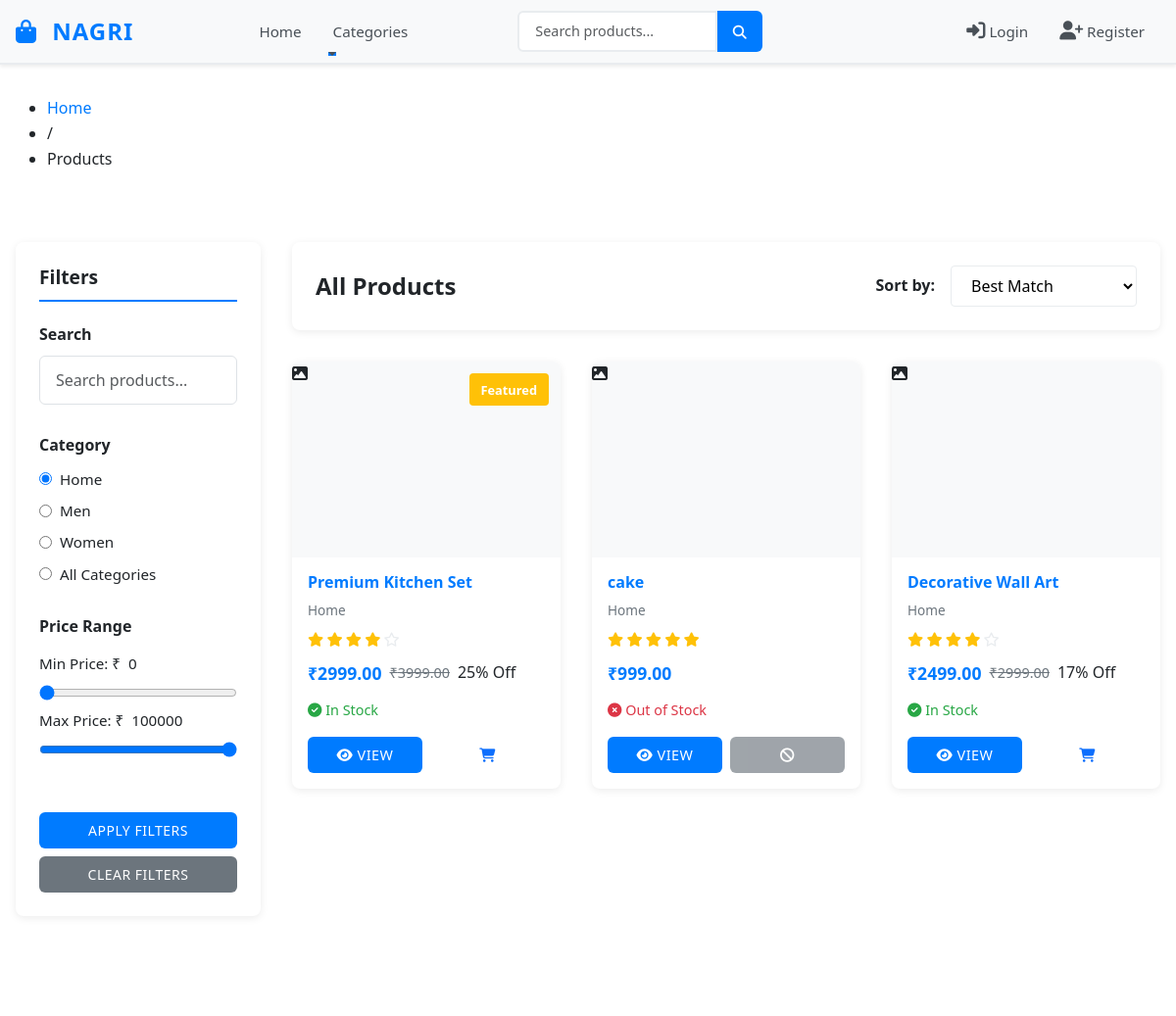
/products/?category=3 (upper part), run on an earlier commit of the app's database.
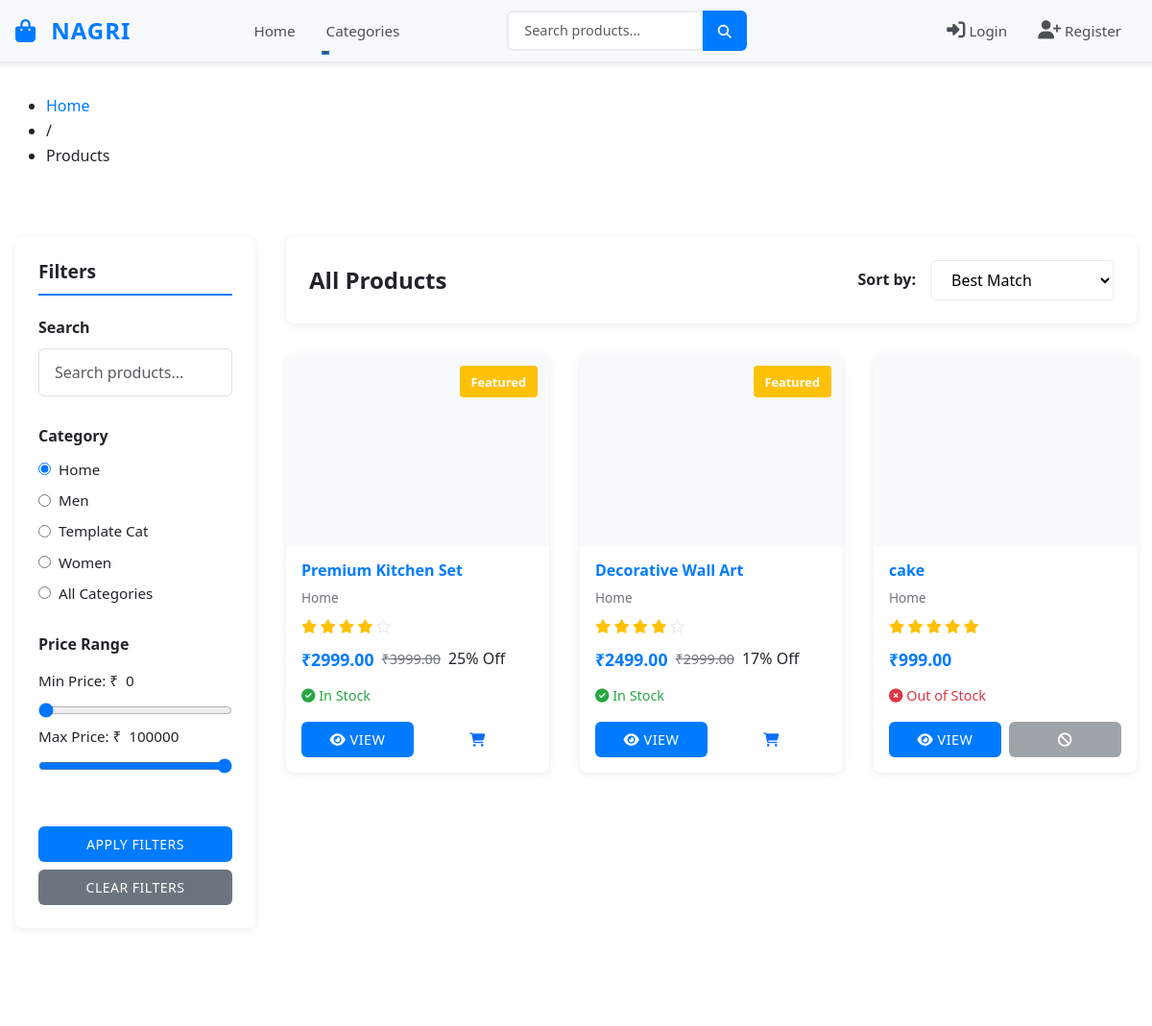
And on a later commit of the database.
### products/models.py (models this page shows, shortened)
class Product(models.Model):
    name = models.CharField(max_length=200, db_index=True)
    slug = models.SlugField(unique=True, db_index=True)
    category = models.ForeignKey(Category, on_delete=models.CASCADE, related_name="products", db_index=True)
    subcategory = models.ForeignKey(SubCategory, on_delete=models.SET_NULL, related_name="products", null=True, blank=True, db_index=True)
    short_description = models.TextField(blank=True, null=True)
    description = models.TextField(blank=True, null=True)
    brand = models.CharField(max_length=100, blank=True, null=True, db_index=True)
    tags = models.CharField(max_length=255, blank=True, null=True)
    price = models.DecimalField(max_digits=10, decimal_places=2, db_index=True)
    compare_price = models.DecimalField(max_digits=10, decimal_places=2, default=0.00)
    rating = models.DecimalField(max_digits=3, decimal_places=2, default=0.00, db_index=True)
    image = models.ImageField(upload_to="products/", blank=True, null=True)
    is_featured = models.BooleanField(default=False, db_index=True)
    is_bestseller = models.BooleanField(default=False, db_index=True)
    is_active = models.BooleanField(default=True, db_index=True)
    created_at = models.DateTimeField(auto_now_add=True, db_index=True)
    updated_at = models.DateTimeField(auto_now=True)
    class Meta:
        indexes = [
            models.Index(fields=["is_active", "is_featured", "is_bestseller", "created_at"]),
            models.Index(fields=["category", "is_active", "created_at"]),
            models.Index(fields=["price", "is_active"]),
        ]

class Category(models.Model):
    name = models.CharField(max_length=100)
    slug = models.SlugField(unique=True)
    description = models.TextField(blank=True, null=True)
    created_at = models.DateTimeField(auto_now_add=True)
    updated_at = models.DateTimeField(auto_now=True)

class ProductImage(models.Model):
    product = models.ForeignKey(Product, on_delete=models.CASCADE, related_name="images")
    image = models.ImageField(upload_to="products/", blank=True, null=True)
    alt_text = models.CharField(max_length=255, blank=True, null=True)
    display_order = models.PositiveIntegerField(default=0)
    created_at = models.DateTimeField(auto_now_add=True)
    class Meta:
        ordering = ["display_order", "-created_at"]

### products/views.py (the view, shortened to what this page needs)
# urls.py: path("", product_list_view, name="product_list"),
def product_list_view(request):
    queryset = (
        Product.objects.select_related("category", "subcategory", "inventory")
        .prefetch_related('images')
        .filter(is_active=True)
        .order_by("-is_featured", "-is_bestseller", "-rating", "-created_at", "id")
    )
    search = request.GET.get("search", "").strip()
    category = request.GET.get("category", "").strip()
    subcategory = request.GET.get("subcategory", "").strip()
    min_price = request.GET.get("min_price", "").strip()
    max_price = request.GET.get("max_price", "").strip()
    if category:
        queryset = queryset.filter(Q(category_id=category) | Q(category__slug=category))
    if subcategory:
        queryset = queryset.filter(Q(subcategory_id=subcategory) | Q(subcategory__slug=subcategory))
    if min_price:
        try:
            queryset = queryset.filter(price__gte=min_price)
        except ValueError:
            pass
    if max_price:
        try:
            queryset = queryset.filter(price__lte=max_price)
        except ValueError:
            pass
    paginator = Paginator(queryset, 12)
    page_number = request.GET.get("page")
    page_obj = paginator.get_page(page_number)
    context = {
        "products": page_obj.object_list,
        "page_obj": page_obj,
        "search": search,
        "category": category,
        "category_filter": category,
        "subcategory": subcategory,
        "min_price": min_price,
        "max_price": max_price,
        "categories": _get_cached_categories(),
    }
    return render(request, "products/product_list.html", context)

### products/templatetags/price_extras.py (called while the page is built)
@register.filter
def discount_percent(price, compare_price):
    try:
        if compare_price and float(compare_price) > 0 and float(compare_price) > float(price):
            discount = ((float(compare_price) - float(price)) / float(compare_price)) * 100.0
            return int(round(discount))
    except (TypeError, ValueError):
        return ''
    return ''

### products/views.py (called while the page is built)
def _get_cached_categories():
    cache_key = "nagri_categories"
    categories = cache.get(cache_key)
    if categories is None:
        categories = list(
            Category.objects.annotate(product_count=Count("products", distinct=True))
            .order_by("name")
            .values("id", "name", "product_count")
        )
        cache.set(cache_key, categories, 600)
    return categories

### templates/products/product_list.html (shortened to what the changed rows need)
{% extends 'base/base.html' %}
{% load static %}
{% load price_extras %}
{% block extra_css %}
    <link rel="stylesheet" href="{% static 'css/products/product_list.css' %}">
{% endblock %}
{% block content %}
<div class="container py-4">
    <div class="products-page-container">
        <aside class="products-sidebar">
            <form method="GET" id="filterForm">
                <div class="filter-group">
                    <h4>Category</h4>
                    {% for cat in categories %}
                        <label>
                            <input type="radio" name="category" value="{{ cat.id }}" {% if category == cat.id|stringformat:"s" %}checked{% endif %}>
                            {{ cat.name }}
                        </label>
                    {% endfor %}
                    <label>
                        <input type="radio" name="category" value="" {% if not category %}checked{% endif %}>
                        All Categories
                    </label>
                </div>
            </form>
        </aside>
        <section class="products-section">
            <div class="products-header">
                <h2>{% if search %}Search Results for "{{ search }}"{% else %}All Products{% endif %}</h2>
            </div>
            {% if products %}
                <div class="products-grid">
                    {% for product in products %}
                        <div class="product-card" data-url="{% url 'product_detail' product.id %}" role="button" tabindex="0">
                            <div class="product-card-image">
                                {% with first_image=product.images.all|first %}
                                    {% if first_image and first_image.image %}
                                        <img src="{{ first_image.image.url }}" alt="{{ product.name }}" loading="lazy" width="300" height="250" decoding="async">
                                    {% elif product.image %}
                                        <img src="{{ product.image.url }}" alt="{{ product.name }}" loading="lazy" width="300" height="250" decoding="async">
                                    {% else %}
                                        <div class="placeholder-image">
                                            <i class="fas fa-image"></i>
                                        </div>
                                    {% endif %}
                                {% endwith %}
                                {% if product.is_featured %}
                                    <div class="product-badge badge-featured">Featured</div>
                                {% elif product.is_bestseller %}
                                    <div class="product-badge badge-bestseller">Best Seller</div>
                                {% endif %}
                            </div>
                            <div class="product-info">
                                <h3><a href="{% url 'product_detail' product.id %}">{{ product.name }}</a></h3>
                                <p class="product-category">{{ product.category.name }}</p>
                                <div class="product-rating">
                                    {% for i in "12345" %}
                                        {% if forloop.counter <= product.rating %}
                                            <i class="fas fa-star"></i>
                                        {% else %}
                                            <i class="far fa-star"></i>
                                        {% endif %}
                                    {% endfor %}
                                </div>
                                <div class="product-price">
                                    <span class="price-current">₹{{ product.price }}</span>
                                    {% if product.compare_price and product.compare_price > product.price %}
                                        <span class="price-original">₹{{ product.compare_price }}</span>
                                        <span class="price-discount">{{ product.price|discount_percent:product.compare_price }}% Off</span>
                                    {% endif %}
                                </div>
                                <div class="product-stock">
                                    {% if product.inventory.stock_quantity > 0 %}
                                        <span class="stock-in"><i class="fas fa-check-circle"></i> In Stock</span>
                                    {% else %}
                                        <span class="stock-out"><i class="fas fa-times-circle"></i> Out of Stock</span>
                                    {% endif %}
                                </div>
                                <div class="product-actions">
                                    <a href="{% url 'product_detail' product.id %}" class="btn btn-primary btn-sm" onclick="event.stopPropagation();">
                                        <i class="fas fa-eye"></i> View
                                    </a>
                                    {% if product.inventory.stock_quantity > 0 %}
                                        <button class="btn btn-outline-primary btn-sm" onclick="event.stopPropagation(); addToCart({{ product.id }})" data-product-id="{{ product.id }}">
                                            <i class="fas fa-shopping-cart"></i>
                                        </button>
                                    {% else %}
                                        <button class="btn btn-secondary btn-sm" disabled>
                                            <i class="fas fa-ban"></i>
                                        </button>
                                    {% endif %}
                                </div>
                            </div>
                        </div>
                    {% endfor %}
                </div>
            {% endif %}
        </section>
    </div>
</div>
{% endblock %}

What changed in the data, as far as the page shows it:
changed Product "Premium Kitchen Set": image empty → "products/all.jpg" (drawn)
changed Product "Decorative Wall Art": image empty → "products/all.webp" (drawn); now shows "Featured"; moves up the list
changed Product "cake": image: picture added
Also different on the page:
new list line: "☐ Template Cat Template Cat"
